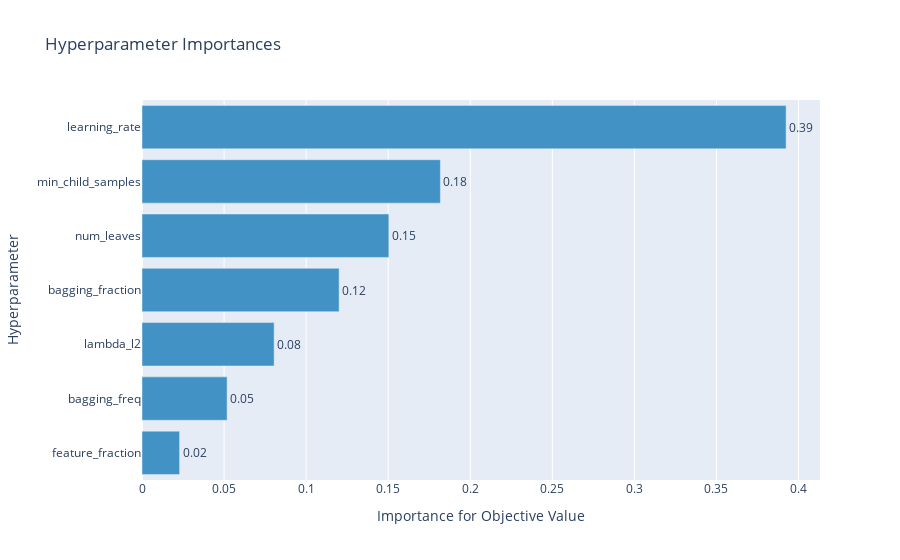

Notebook cell for this chart:
### Code cell
visualize_hyper_params_importance(lgbm_study)

### Figure 1 — Plotly figure (JSON) as saved in the notebook; plotly's stock layout.template omitted (floating-point values rounded to 4 significant figures)
{"data": [{"cliponaxis": false, "hovertemplate": ["feature_fraction (FloatDistribution): 0.022920800330183004<extra></extra>", "bagging_freq (IntDistribution): 0.05184820735704625<extra></extra>", "lambda_l2 (FloatDistribution): 0.08050008203063203<extra></extra>", "bagging_fraction (FloatDistribution): 0.12009421989212489<extra></extra>", "num_leaves (IntDistribution): 0.15039647423979421<extra></extra>", "min_child_samples (IntDistribution): 0.18181517604654748<extra></extra>", "learning_rate (FloatDistribution): 0.3924250401036723<extra></extra>"], "marker": {"color": "rgb(66,146,198)"}, "orientation": "h", "text": ["0.02", "0.05", "0.08", "0.12", "0.15", "0.18", "0.39"], "textposition": "outside", "type": "bar", "x": [0.02292, 0.05185, 0.0805, 0.1201, 0.1504, 0.1818, 0.3924], "y": ["feature_fraction", "bagging_freq", "lambda_l2", "bagging_fraction", "num_leaves", "min_child_samples", "learning_rate"]}], "layout": {"autosize": true, "showlegend": false, "title": {"text": "Hyperparameter Importances"}, "xaxis": {"autorange": true, "range": [0, 0.4131], "title": {"text": "Importance for Objective Value"}, "type": "linear"}, "yaxis": {"autorange": true, "range": [-0.5, 6.5], "title": {"text": "Hyperparameter"}, "type": "category"}}}
